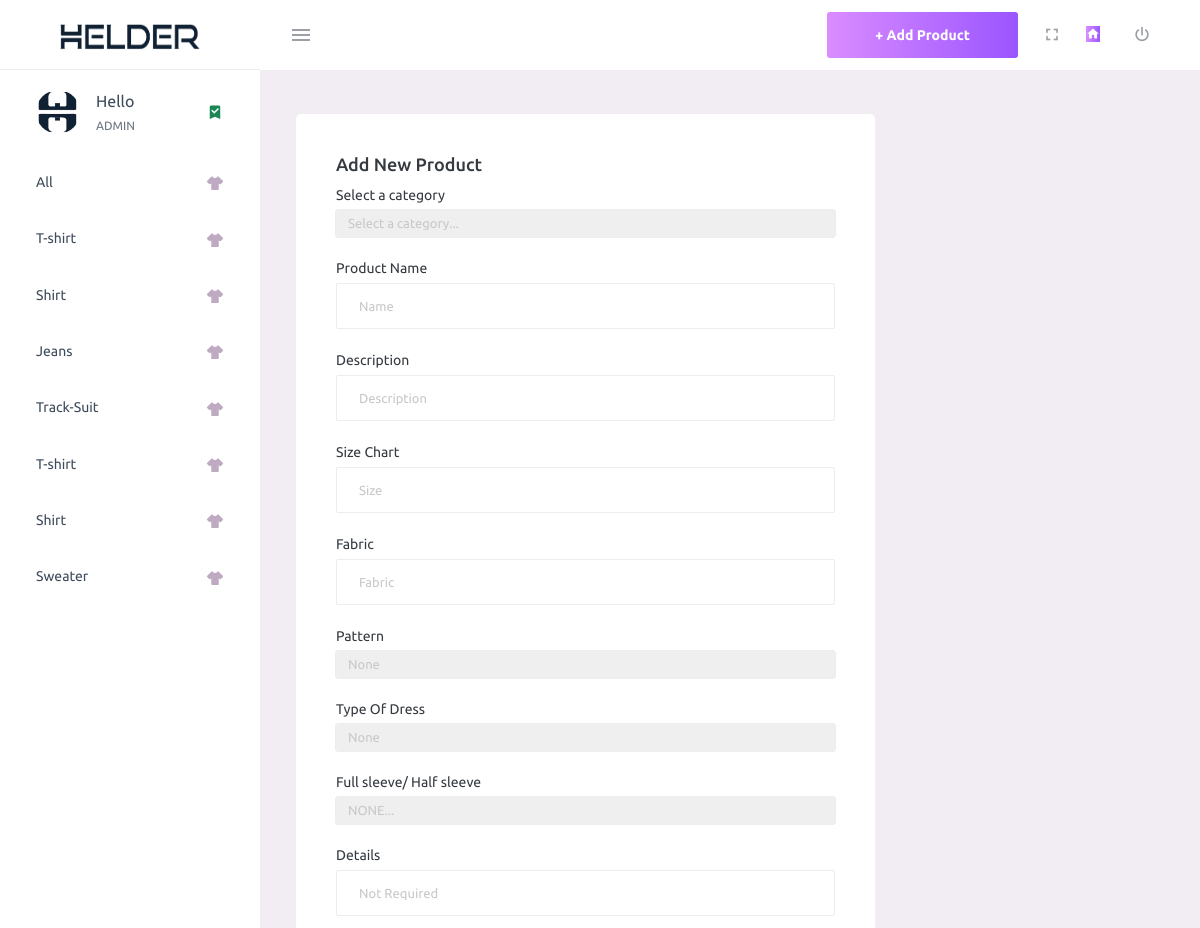
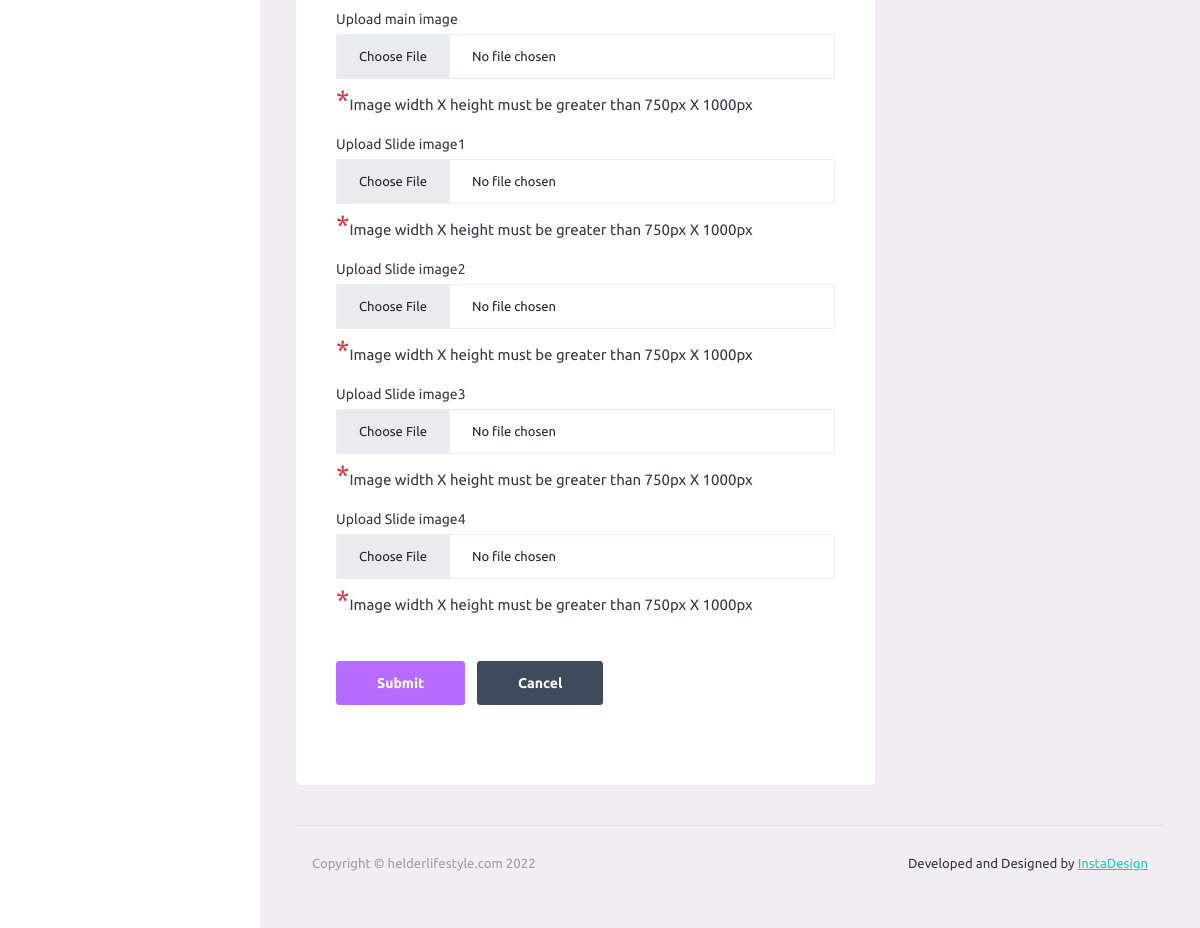
Page /helder/addproduct/ (signed in) on the committed database (2 pictures, top to bottom).
### helder/models.py (models this page shows, shortened)
class Category(models.Model):
    class Meta:
        verbose_name = 'Category'
        verbose_name_plural = 'Categories'
    user = models.ForeignKey(
        User, on_delete=models.SET_NULL, null=True, blank=True)
    name = models.CharField(max_length=100, null=False, blank=False)
    tb=models.CharField(max_length=100,null=False, blank=False)

### helder/views.py (the view, shortened to what this page needs)
# urls.py: path('addproduct/',addPhoto, name='addph'),
@login_required(login_url='login')
def addPhoto(request):
    user = request.user
    categories = user.category_set.all()
    patterns = Pattern.objects.all()
    typess=Type.objects.all()
    context = {'categories': categories,'typess':typess,'patterns':patterns}
    return render(request, 'helderadd.html', context)

### helder/templates/helderadd.html (shortened to what this page needs)
{%extends 'helderhome.html'%}
{%block mainpanel%}
</ul>
</nav>
<div class="main-panel">
  <div class="content-wrapper">
    <div class="col-lg-8 grid-margin stretch-card">
      <div class="card">
        <div class="card-body">
          <h4 class="card-title">Add New Product</h4>
          <form class="forms-sample " name=validityForm method='POST' enctype="multipart/form-data">
            <div class="form-group">
              <label for="category">Select a category</label>
              <select required="required" class="form-control" name="category">
                <option value='' aria-required="">Select a category...</option>
              </select>
            </div>
            <div class="form-group">
              <label >Product Name</label>
              <input type="text" class="form-control" name="imgname" placeholder="Name"  >
            </div>
            <div class="form-group">
              <label for="description">Description</label>
              <input type="text" class="form-control" name="description" placeholder="Description" >
            </div>
            <div class="form-group">
              <label for="size">Size Chart</label>
              <input type="text" class="form-control" name="size" placeholder="Size" >
            </div>
            <div class="form-group">
              <label for="fabric">Fabric</label>
              <input type="text" class="form-control" name="fabric" placeholder="Fabric" required>
            </div>
            <div class="form-group">
              <label for="type">Pattern</label>
              <select  class="form-control" name="pattern">
                {%for pattern in patterns%}
                <option value='{{pattern.id}}'>{{pattern.pattern}}</option>
                {%endfor%}
            </select>
            </div>
            <div class="form-group">
              <label for="pattern">Type Of Dress</label>
              <select  class="form-control" name="type">
                {%for type in typess%}
                <option value='{{type.id}}'>{{type.types}}</option>
                {%endfor%}
            </select>
            </div>
            <div class="form-group">
              <label for="dtls4">Full sleeve/ Half sleeve </label>
              <select  class="form-control" name="dtls4">
                <option value='NONE'>NONE...</option>
            </select>
            </div>
            <div class="form-group">
              <label for="dtls5">Details</label>
              <input type="text" class="form-control" name="dtls5" placeholder="Not Required">
            </div>
            <div class="form-group">
              <label>Upload main image</label>
              <div class="input-group col-xs-12">
                <input type="file" name="image" id="Image13" onchange="CheckImageSize()" class="form-control file-upload-browse" placeholder="Upload Image" required/>
              </div>
                <p><span class="text-danger fs-3">*</span>Image width X height must be greater than 750px X 1000px</p>
              <label>Upload Slide image1</label>
              <div class="input-group col-xs-12">
                <input type="file" name="image1" class="form-control file-upload-browse" placeholder="Upload Image" required>
              </div>
              <p><span class="text-danger fs-3">*</span>Image width X height must be greater than 750px X 1000px</p>
              <label>Upload Slide image2</label>
              <div class="input-group col-xs-12">
                <input type="file" name="image2" class="form-control file-upload-browse" placeholder="Upload Image" required>
              </div>
              <p><span class="text-danger fs-3">*</span>Image width X height must be greater than 750px X 1000px</p>
              <label>Upload Slide image3</label>
              <div class="input-group col-xs-12">
                <input type="file" name="image3" class="form-control file-upload-browse" placeholder="Upload Image" required>
              </div>
              <p><span class="text-danger fs-3">*</span>Image width X height must be greater than 750px X 1000px</p>
              <label>Upload Slide image4</label>
              <div class="input-group col-xs-12">
                <input type="file" name="image4" class="form-control file-upload-browse" placeholder="Upload Image" required>
              </div>
              <p><span class="text-danger fs-3">*</span>Image width X height must be greater than 750px X 1000px</p>
            </div>
            <div class="form-group">
              <button type="submit" onclick="return confirm('Sure to submit ?')"class="btn btn-primary me-2">Submit</button>
              <a href="{% url 'adhome' %}" class="btn btn-dark my-3">Cancel</a>
          </form>
        </div>
      </div>
    </div>
  </div>
  <footer class="footer">
    <div class="d-sm-flex justify-content-center justify-content-sm-between">
      <span class="text-muted d-block text-center text-sm-left d-sm-inline-block">Copyright © helderlifestyle.com
        2022</span>
      <span class="float-none float-sm-right d-block mt-1 mt-sm-0 text-center">Developed and Designed by <a
          href="">InstaDesign</a></span>
    </div>
  </footer>
</div>
{%endblock mainpanel%}

### helder/templates/helderhome.html (shortened to what this page needs)
<!DOCTYPE html>
<html lang="en">
<head>
  <link rel="stylesheet" href="/static/assets/vendors/mdi/css/materialdesignicons.min.css">
  <link rel="stylesheet" href="/static/assets/vendors/css/vendor.bundle.base.css">
  <link rel="stylesheet" href="/static/assets/css/style.css">
</head>
<body>
  <div class="container-scroller">
    <nav class="navbar default-layout-navbar col-lg-12 col-12 p-0 fixed-top d-flex flex-row">
      <div class="text-center navbar-brand-wrapper d-flex align-items-center justify-content-center border-bottom">
        <a class="navbar-brand brand-logo" href="{% url 'adhome' %}"><img src="/static/frontend/images/logo/heldtext.png"
            alt="logo" /></a>
      </div>
      <div class="navbar-menu-wrapper d-flex align-items-stretch">
        <button class="navbar-toggler navbar-toggler align-self-center" type="button" data-toggle="minimize">
          <span class="mdi mdi-menu"></span>
        </button>
        <ul class="navbar-nav navbar-nav-right">
          <li class="nav-item d-none d-lg-block full-screen-link">
            <a href="{%url 'addph'%}"><button class="btn btn-block btn-lg btn-gradient-primary">+ Add
                Product</button>
            </a>
          </li>
          <li class="nav-item d-none d-lg-block full-screen-link">
            <a class="nav-link">
              <i class="mdi mdi-fullscreen" id="fullscreen-button"></i>
            </a>
          </li>
          <li class="nav-item d-none d-lg-block full-screen-link">
            <a href="{% url 'adhome' %}">
              <span class="page-title-icon bg-gradient-primary text-white me-2">
                <i class="mdi mdi-home"></i>
              </span>
            </a>
          </li>
          <li class="nav-item nav-logout d-none d-lg-block">
            <a class="nav-link" href="{% url 'logout' %}">
              <i class="mdi mdi-power"></i>
            </a>
          </li>
        </ul>
      </div>
    </nav>
    <div class="container-fluid page-body-wrapper">
      <nav class="sidebar sidebar-offcanvas" id="sidebar">
        <ul class="nav">
          <li class="nav-item nav-profile">
            <a href="#" class="nav-link">
              <div class="nav-profile-image">
                <img src="/static/frontend/images/logo/favicon.png" alt="profile">
              </div>
              <div class="nav-profile-text d-flex flex-column">
                {% if request.user.is_authenticated %}
                  <h5 class="mb-0 font-weight-normal"> Hello </h5>
                  <span class="text-secondary text-small">ADMIN</span>
                {% endif %}
              </div>
              <i class="mdi mdi-bookmark-check text-success nav-profile-badge"></i>
            </a>
          </li>
          <li class="nav-item">
            <a class="nav-link" href="{% url 'adhome' %}">
              <span class="menu-title">All</span>
              <i class="mdi mdi-tshirt-crew menu-icon"></i>
            </a>
          </li>
          {% for category in categories %}
          <li class="nav-item">
            <a class="nav-link" href="{% url 'adhome' %}?category={{category.name}}">
              <span class="menu-title">{{category.name}}</span>
              <i class="mdi mdi-tshirt-crew menu-icon"></i>
            </a>
          </li>
          {%endfor%}
          {%block mainpanel%}{%endblock%}
    </div>
  </div>
</body>
</html>

### rows in the picture
Category: name "T-shirt"
Category: name "Shirt"
Category: name "Jeans"
Category: name "Track-Suit"
Category: name "T-shirt"
Category: name "Shirt"
Category: name "Sweater"

### other values in the picture
form field pattern "None"
form field type "None"
